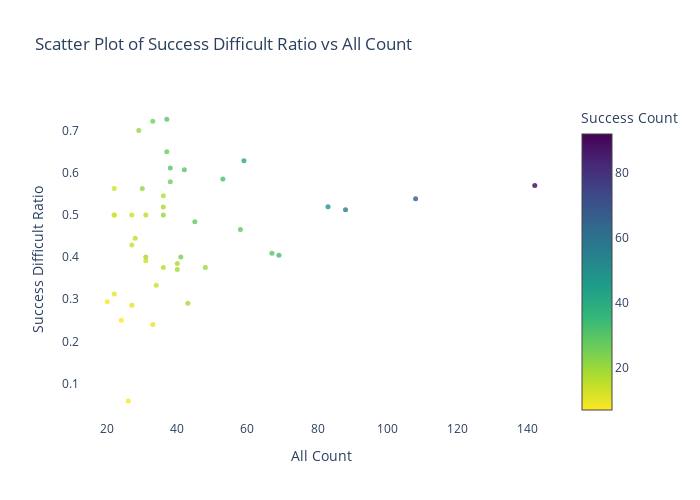

Notebook cell for this chart:
### Code cell
fig = go.Figure()

# Add the scatter trace
fig.add_trace(go.Scatter(
    x=df['all_count'],  # X-axis values
    y=df['success_difficult_ratio'],               # Y-axis values
    mode='markers', text=df['recipient_name'],                                           # Scatter plot
    marker=dict(
        size=5,                                               # Marker size
        color=df['success_count'],  
        colorscale='Viridis',  reversescale=True, # Choose a color scale (e.g., 'Viridis', 'Plasma', 'Cividis')
        showscale=True,  # Show color legend
        colorbar=dict(title="Success Count"), # Marker color
        opacity=0.8                                          # Transparency of the markers
    ),
    name='Data Points'                                        # Legend name
))
fig.update_layout(
    title='Scatter Plot of Success Difficult Ratio vs All Count',
    xaxis_title='All Count',
    yaxis_title='Success Difficult Ratio', plot_bgcolor='white',
    width=700, height=500
)

### Figure 1 — Plotly figure (JSON) as saved in the notebook; plotly's stock layout.template omitted (floating-point values rounded to 4 significant figures)
{"data": [{"marker": {"color": [30, 7, 30, 27, 30, 68, 14, 92, 17, 32, 19, 15, 14, 26, 20, 21, 8, 21, 14, 12, 26, 10, 25, 10, 28, 19, 30, 18, 21, 48, 19, 28, 16, 13, 41, 58, 16, 14, 18, 33, 13, 11, 7], "colorbar": {"title": {"text": "Success Count"}}, "colorscale": [[0, "#440154"], [0.1111, "#482878"], [0.2222, "#3e4989"], [0.3333, "#31688e"], [0.4444, "#26828e"], [0.5556, "#1f9e89"], [0.6667, "#35b779"], [0.7778, "#6ece58"], [0.8889, "#b5de2b"], [1, "#fde725"]], "opacity": 0.8, "reversescale": true, "showscale": true, "size": 5}, "mode": "markers", "name": "Data Points", "text": ["Adriana Leon", "Alessia Russo", "Anna Johanna Rytting Kaneryd", "Ashley Lawrence", "Bethany Jane Mead", "Caitlin Jade Foord", "Catherine Joan Bott", "Chloe Maggie Kelly", "Cloe Lacasse", "Ella Toone", "Emily Ann Fox", "Emma Koivisto", "Grace Clinton", "Guro  Reiten", "Hannah Blundell", "Heather Payne", "Ingrid Filippa Angeldahl", "Jessica Naz", "Jill Roord", "Jordan Nobbs", "Jutta Rantala", "Katie McCabe", "Katie Robinson", "Katie Zelem", "Kenza Dali", "Kerstin Yasmijn Casparij", "Kirsty Hanson", "Kirsty Smith", "Lauren James", "Lauren May Hemp", "Leah Galton", "Leila  Ouahabi El Ouahabi", "Lisa Catherine Evans", "Marie Therese Höbinger", "Mary Boio Fowler", "Niamh Louise Charles", "Noelle Maritz", "Pauline Bremer", "Sarah Emma Mayling", "Steph Catley", "Taylor Hinds", "Viviane Asseyi", "Yui Hasegawa"], "type": "scatter", "x": [37, 24, 38, 37, 67, 108, 27, 142, 36, 53, 31, 28, 27, 38, 48, 29, 26, 30, 31, 22, 33, 33, 41, 22, 45, 40, 42, 40, 36, 83, 43, 58, 31, 22, 59, 88, 36, 34, 36, 69, 22, 27, 20], "y": [0.7273, 0.25, 0.6111, 0.65, 0.4091, 0.5385, 0.5, 0.5699, 0.5455, 0.5854, 0.4, 0.4444, 0.4286, 0.5789, 0.375, 0.7, 0.05882, 0.5625, 0.3913, 0.5, 0.7222, 0.24, 0.4, 0.3125, 0.4839, 0.3704, 0.6071, 0.3846, 0.5, 0.5192, 0.2903, 0.4651, 0.5, 0.5625, 0.6286, 0.5122, 0.375, 0.3333, 0.5185, 0.4043, 0.5, 0.2857, 0.2941]}], "layout": {"height": 500, "plot_bgcolor": "white", "title": {"text": "Scatter Plot of Success Difficult Ratio vs All Count"}, "width": 700, "xaxis": {"title": {"text": "All Count"}}, "yaxis": {"title": {"text": "Success Difficult Ratio"}}}}
